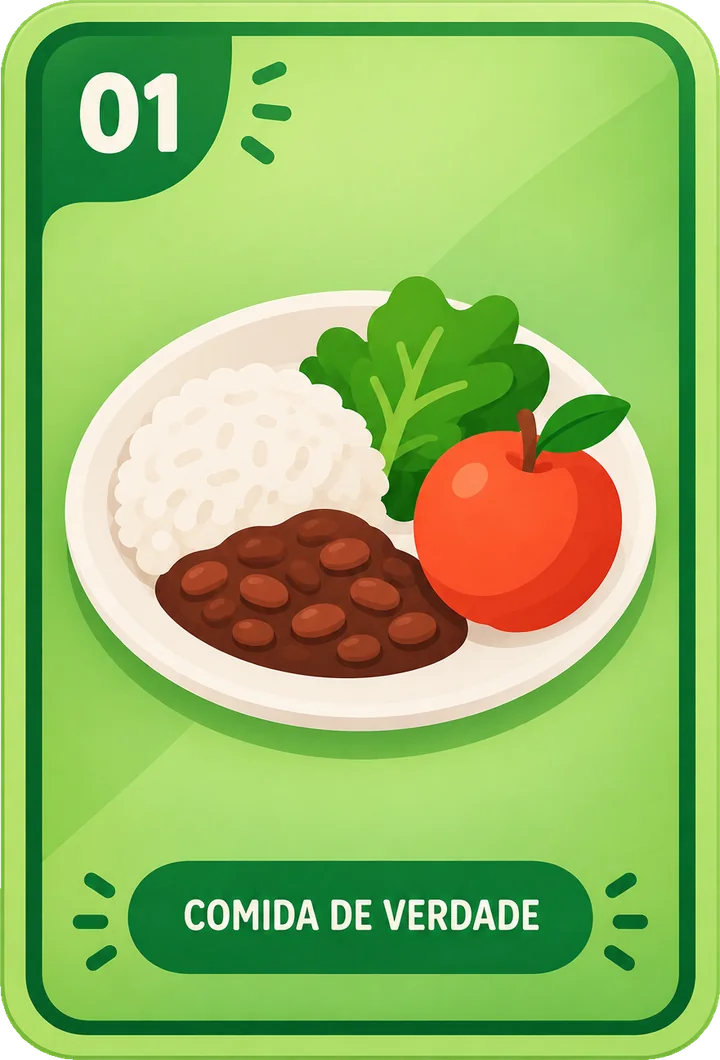
#> input picture assets/img/cartas/passo_01_comida_de_verdade.webp, 720 x 1060 px
$ python -i otimizar-cartas.py   (imports and definitions only)
#> lines starting #> are read from the running program, lines starting #| are printed output that depends on the picture; after the words box and inside, x2 and y2 are one past the last pixel; in counts of white or black regions, pixels touching at a corner belong together
#> further down, picture is the input picture: PIL image 720x1060 RGBA; mean R, G, B, A 148.4, 184.7, 100.3, 250.8
"""
Otimiza a arte das cartas dos 10 Passos para o app.

Entrada : assets-fonte/cartas/*.png   (arte original, qualquer tamanho; NÃO vai no bundle)
Saída   : assets/img/cartas/<codigo>.webp        (cheia, 720 px de largura  -> modal)
          assets/img/cartas/<codigo>_mini.webp   (miniatura, 360 px         -> álbum)

O que faz:
  1. corta no contorno real da carta e zera o que estiver fora dele (inclui o véu
     semitransparente que a arte da carta 3 tinha no fundo);
  2. normaliza a proporção, redimensiona e converte para WebP com transparência.

Uso:  python scripts/otimizar-cartas.py        (precisa de Pillow: pip install pillow)

Se a proporção mudar, atualize PROPORCAO_CARTA em
src/features/adolescente/cartas/data/cartasArte.ts (o script imprime o valor).
"""
from pathlib import Path
from PIL import Image, ImageDraw

RAIZ = Path(__file__).resolve().parent.parent
ORIGENS = RAIZ / "assets-fonte" / "cartas"
DESTINO = RAIZ / "assets" / "img" / "cartas"
LARGURA_CHEIA = 720
LARGURA_MINI = 360
ALFA_CARTA = 200  # alfa a partir do qual o pixel é "carta" (e não margem/véu)


def limpar_e_cortar(im: Image.Image) -> Image.Image:
    """Corta no contorno real da carta e zera tudo que estiver fora dele."""
    alfa = im.getchannel("A")
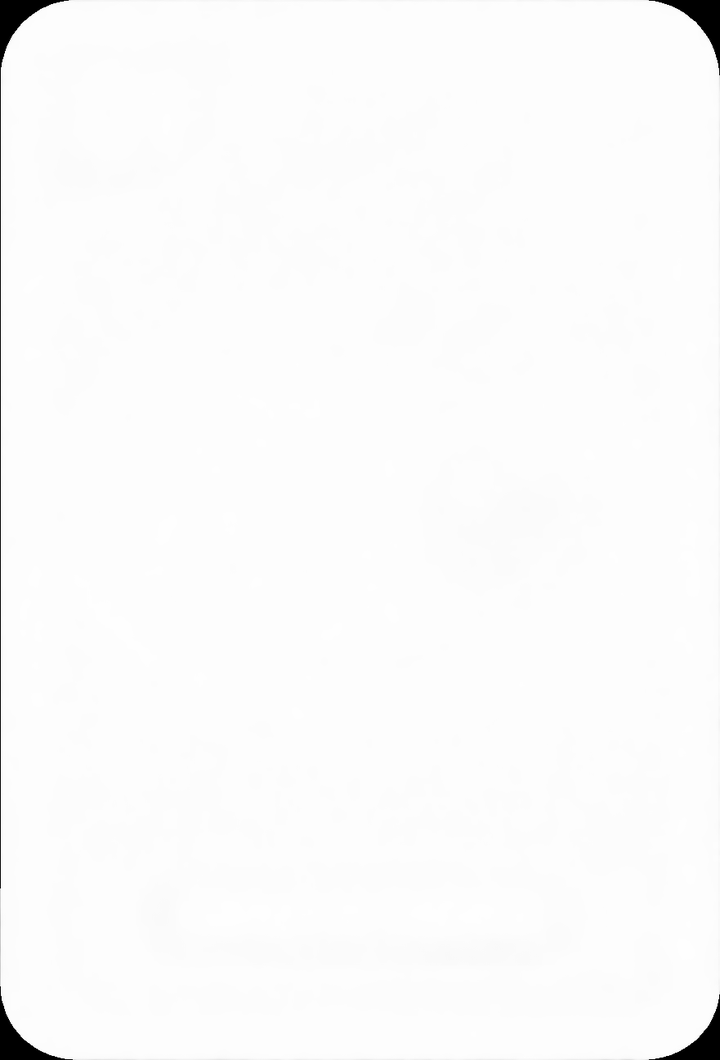
#> alfa: PIL image 720x1060 L; min 0, max 255, mean 250.8
    caixa = alfa.point(lambda v: 255 if v >= ALFA_CARTA else 0).getbbox()
#> caixa = (0, 0, 720, 1060)
    im = im.crop(caixa)

    # região "fora da carta" = pixels de alfa baixo ligados aos cantos (que são arredondados)
    baixo = im.getchannel("A").point(lambda v: 255 if v < ALFA_CARTA else 0)
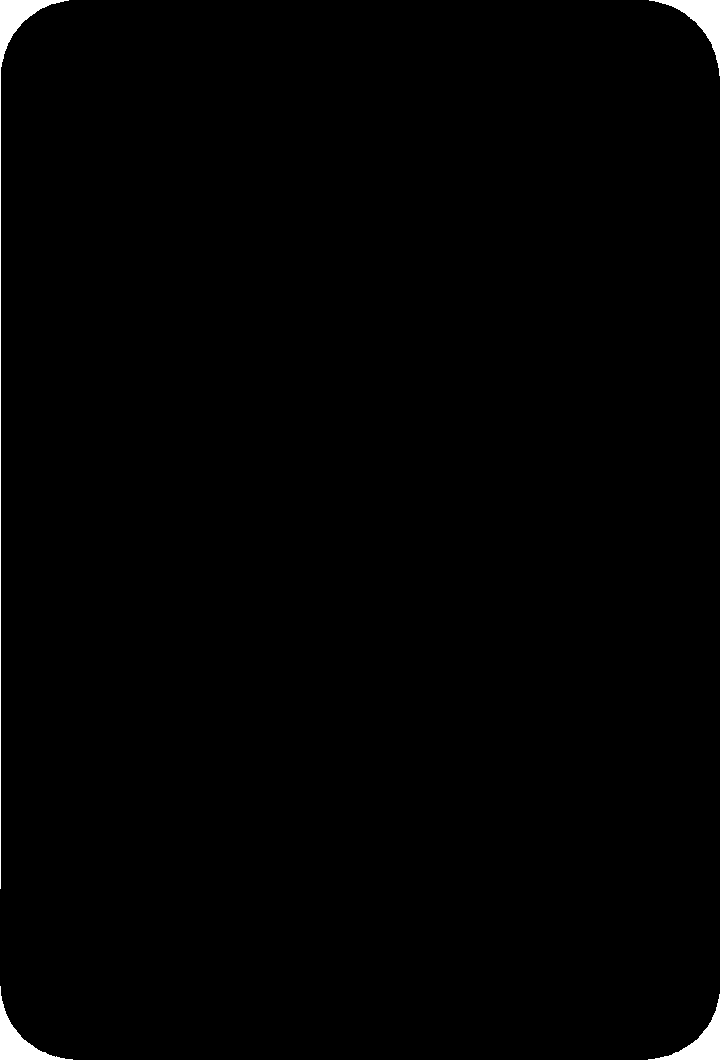
#> baixo: PIL image 720x1060 L; 0.8% white; 4 white regions, box (x1, y1, x2, y2) and area: (0, 0, 69, 889) 2155, (649, 0, 720, 76) 1401, (0, 986, 73, 1060) 1302, (648, 994, 720, 1060) 1248
    w, h = baixo.size
#> w = 720; h = 1060
    for canto in ((0, 0), (w - 1, 0), (0, h - 1), (w - 1, h - 1)):
        if baixo.getpixel(canto) == 255:
            ImageDraw.floodfill(baixo, canto, 128)
    fora = baixo.point(lambda v: 255 if v == 128 else 0)
    alfa_final = im.getchannel("A")
    alfa_final.paste(0, mask=fora)
    im.putalpha(alfa_final)
    return im


def main() -> None:
    arquivos = sorted(ORIGENS.glob("*.png"))
    if not arquivos:
        raise SystemExit(f"Nenhum PNG em {ORIGENS}")

    cortadas = {a: limpar_e_cortar(Image.open(a).convert("RGBA")) for a in arquivos}

    # As artes originais têm tamanhos de carta levemente diferentes (proporção 0,67-0,70).
    # Normaliza todas para a mediana, assim o álbum fica alinhado (distorção < 3%).
    razoes = sorted(c.width / c.height for c in cortadas.values())
    proporcao = razoes[len(razoes) // 2]
    print(f"proporção largura/altura = {proporcao:.4f}   (use em PROPORCAO_CARTA)")

    DESTINO.mkdir(parents=True, exist_ok=True)
    for arq, im in cortadas.items():
        for sufixo, larg, qualidade in (("", LARGURA_CHEIA, 84), ("_mini", LARGURA_MINI, 80)):
            alt = round(larg / proporcao)
            saida = DESTINO / f"{arq.stem}{sufixo}.webp"
            im.resize((larg, alt), Image.LANCZOS).save(saida, "WEBP", quality=qualidade, method=6)
            print(f"{saida.name}: {larg}x{alt}  {saida.stat().st_size / 1024:.0f} KB")


# [2 lines not run here, left out]

>>> from PIL import Image
>>> picture = Image.open('../assets/img/cartas/passo_01_comida_de_verdade.webp')
>>> result = limpar_e_cortar(picture)

$ run again, on assets/img/cartas/passo_03_calma_nos_processados.webp
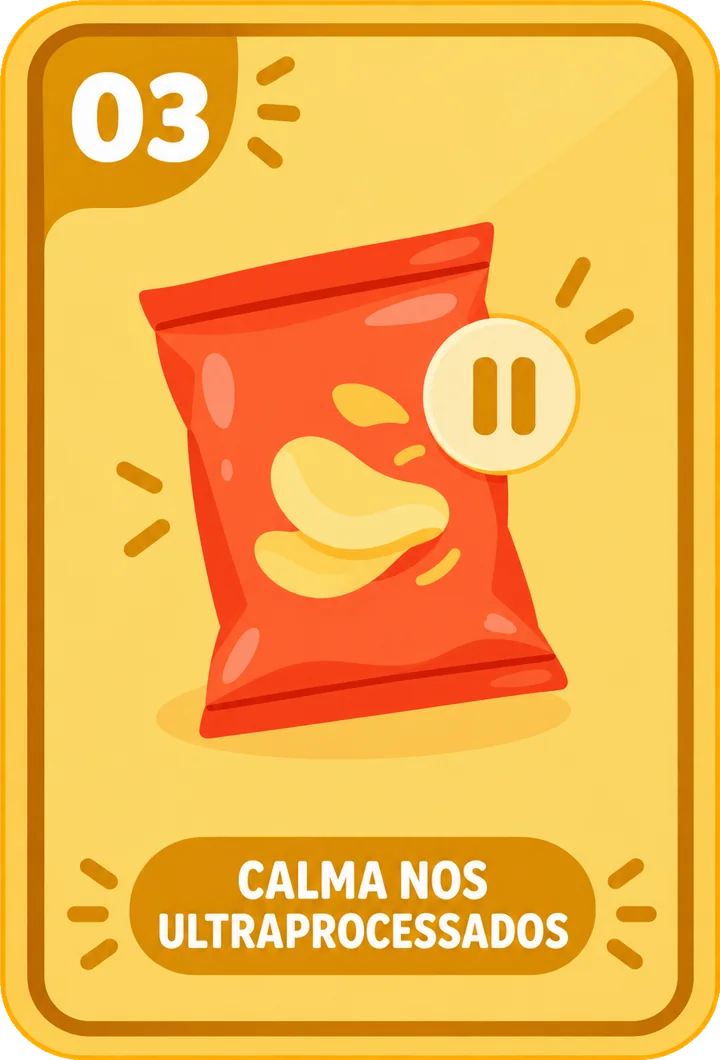
#> input picture assets/img/cartas/passo_03_calma_nos_processados.webp, 720 x 1060 px
#> picture is the input picture: PIL image 720x1060 RGBA; mean R, G, B, A 242.3, 177.4, 73, 251
#> in limpar_e_cortar, `alfa = im.getchannel("A")`:
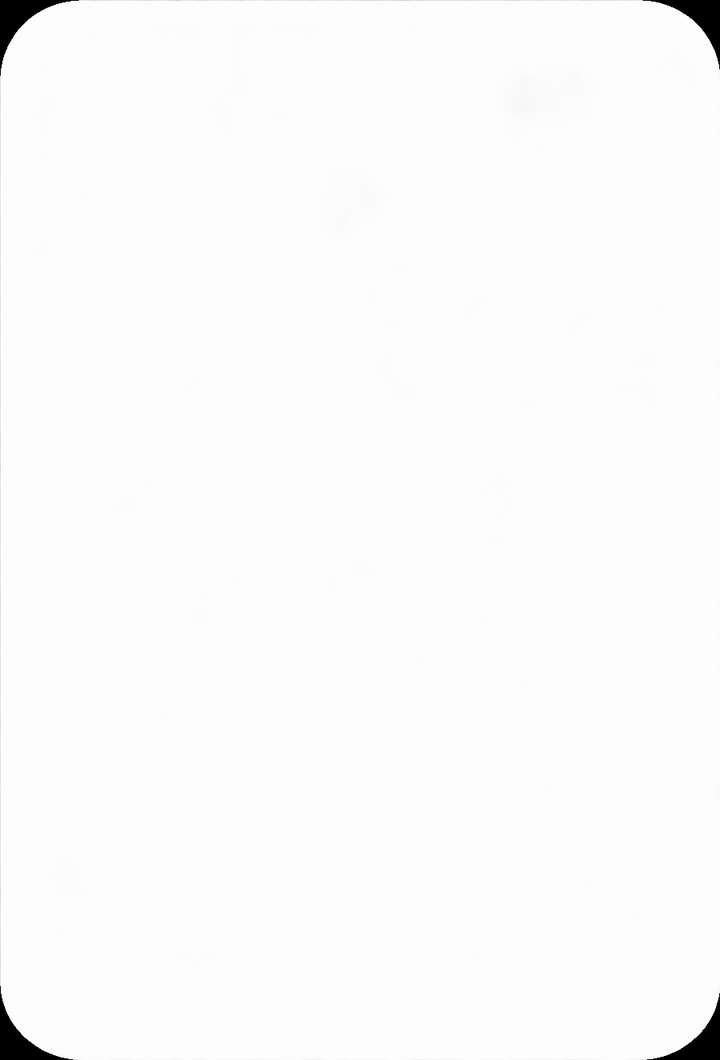
#> alfa: PIL image 720x1060 L; min 0, max 255, mean 251
#> caixa = (0, 0, 720, 1060)
#> in limpar_e_cortar, `baixo = im.getchannel("A").point(lambda v: 255 if v < ALFA_CARTA else 0)`:
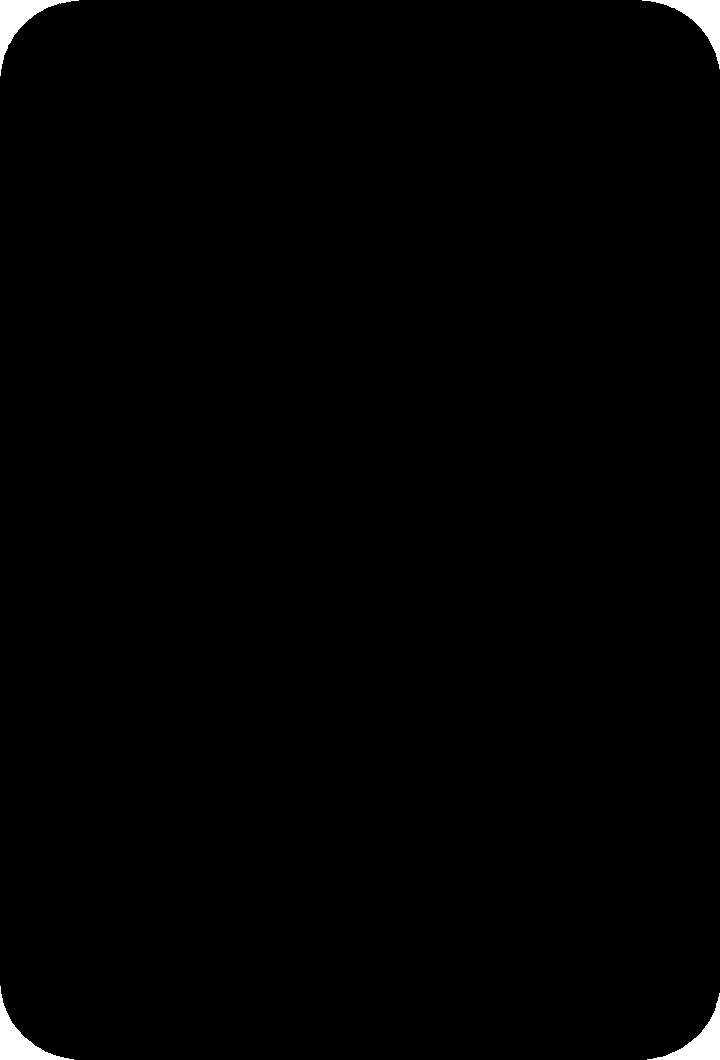
#> baixo: PIL image 720x1060 L; 0.75% white; 4 white regions, box (x1, y1, x2, y2) and area: (0, 0, 79, 76) 1486, (0, 986, 74, 1060) 1440, (642, 0, 720, 69) 1424, (647, 993, 720, 1060) 1369
